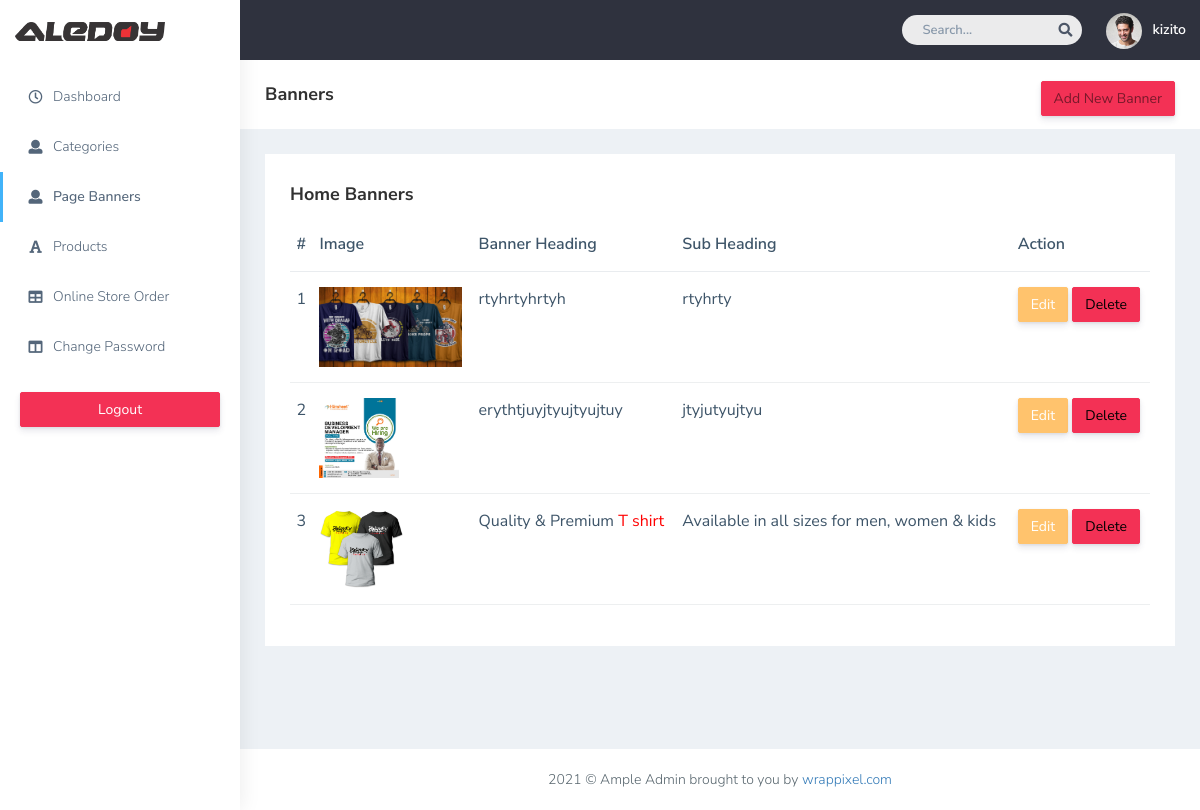
The app's page /admin/banners.php (signed in) with its own data.
### tables this page shows
CREATE TABLE `home_banners` (
  `id` int(6) UNSIGNED NOT NULL,
  `heading` varchar(300) DEFAULT NULL,
  `sub_heading` varchar(300) DEFAULT NULL,
  `image` varchar(100) DEFAULT NULL
);

### admin/banners.php (the view, shortened to what this page needs)
<!DOCTYPE html>
<html dir="ltr" lang="en">
<head>
   <link href="css/style.min.css" rel="stylesheet">
</head>
<body>
    <div id="main-wrapper" data-layout="vertical" data-navbarbg="skin5" data-sidebartype="full"
        data-sidebar-position="absolute" data-header-position="absolute" data-boxed-layout="full">
        <header class="topbar" data-navbarbg="skin5">
            <nav class="navbar top-navbar navbar-expand-md navbar-dark">
                <div class="navbar-header" data-logobg="skin6">
                    <a class="navbar-brand" href="dashboard.php">
                        <span class="logo-text">
                            <img src="plugins/images/Aledoy_Logo.png" style="width: 150px;" alt="homepage" />
                        </span>
                    </a>
                </div>
                <div class="navbar-collapse collapse" id="navbarSupportedContent" data-navbarbg="skin5">
                    <ul class="navbar-nav ms-auto d-flex align-items-center">
                        <li class=" in">
                            <form role="search" class="app-search d-none d-md-block me-3">
                                <input type="text" placeholder="Search..." class="form-control mt-0">
                                <a href="" class="active">
                                    <i class="fa fa-search"></i>
                                </a>
                            </form>
                        </li>
                        <li>
                            <a class="profile-pic" href="#">
                                <img src="plugins/images/users/varun.jpg" alt="user-img" width="36"
                                    class="img-circle"><span class="text-white font-medium"><?php echo $_SESSION['valid_user'] ?></span></a>
                        </li>
                    </ul>
                </div>
            </nav>
        </header>
        <aside class="left-sidebar" data-sidebarbg="skin6">
            <div class="scroll-sidebar">
                <?php include('sidenav.php'); ?>
            </div>
        </aside>
        <div class="page-wrapper">
            <div class="page-breadcrumb bg-white">
                <div class="row align-items-center">
                    <div class="col-lg-3 col-md-4 col-sm-4 col-xs-12">
                        <h4 class="page-title">Banners</h4>
                    </div>
                    <div class="col-lg-9 col-sm-8 col-md-8 col-xs-12">
                        <div class="d-md-flex">
                            <ol class="breadcrumb ms-auto">
                                <li><a href="add-banner.php" class="fw-normal btn btn-danger">Add New Banner</a></li>
                            </ol>
                        </div>
                    </div>
                </div>
            </div>
            <div class="container-fluid">
                <div class="row">
                    <div class="col-sm-12">
                        <div class="white-box">
                            <h3 class="box-title">Home Banners</h3>
                            <div class="table-responsive">
        <table class="table text-nowrap">
        <thead>
            <tr>
                <th class="border-top-0">#</th>
                <th class="border-top-0">Image </th>
                <th class="border-top-0">Banner Heading </th>
                <th class="border-top-0">Sub Heading </th>
                <th class="border-top-0">Action</th>
            </tr>
        </thead>
        <tbody>
                                    <?php
                                        include('connect.php');
                                        $query = "select * from home_banners";
                                        $result = mysqli_query($conn,$query);
                                        $num = mysqli_num_rows($result);
                                        for($i=0; $i<$num; $i++)
                                        {
                                            $row = mysqli_fetch_array($result);
                                            $y = $i+1;
                                    ?>
                                        <tr>
                                            <td><?php echo $y; ?></td>
                                            <td><img src="<?php echo $row['image']; ?>" style="height:80px;"></td>
                                            <td><?php echo $row['heading']; ?></td>
                                            <td><?php echo $row['sub_heading']; ?></td>
                                            <td><a href="edit_banner.php?id=<?php echo $row['id']; ?>" class="btn btn-warning">Edit</a> <a href="delete_banner.php?id=<?php echo $row['id']; ?>" class="btn btn-danger" onclick="return confirm('Are you sure you want to delete this?');">Delete</a> </td>
                                        </tr>
                                        <?php
                                        }
                                        ?>
                                    </tbody>
                                </table>
                            </div>
                        </div>
                    </div>
                </div>
            </div>
            <footer class="footer text-center"> 2021 © Ample Admin brought to you by <a
                    href="https://www.wrappixel.com/">wrappixel.com</a>
            </footer>
        </div>
    </div>
</body>
</html>

### records on screen
home_banners: y "1", image (picture), heading "rtyhrtyhrtyh", sub_heading "rtyhrty"
home_banners: y "2", image (picture), heading "erythtjuyjtyujtyujtuy", sub_heading "jtyjutyujtyu"
home_banners: y "3", image (picture), heading "Quality & Premium T shirt", sub_heading "Available in all sizes for men, women & kids"

### other values on screen
$_SESSION['valid_user'] "kizito"
